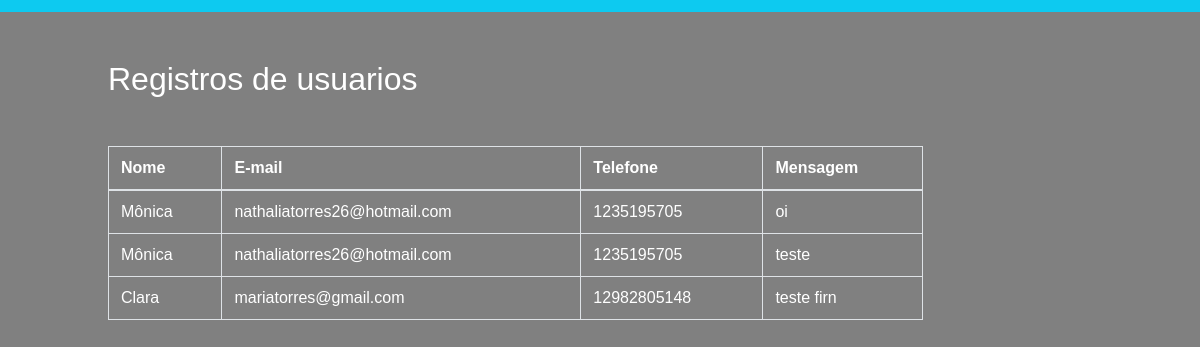
/processa.php, run on an earlier commit of the app's database.
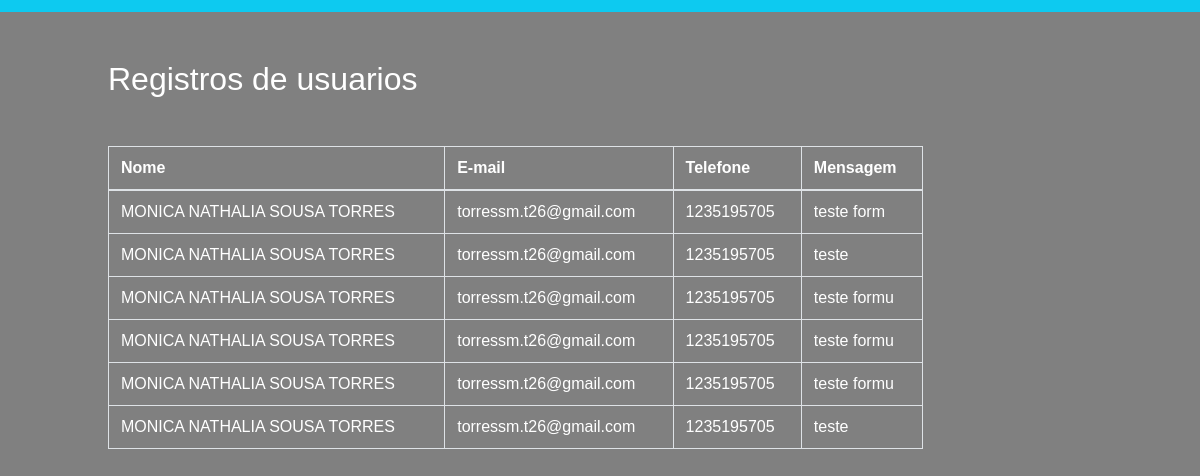
And on a later commit of the database.
### tables this page shows
CREATE TABLE `usuarios` (
  `id` int(11) NOT NULL,
  `nome` varchar(50) NOT NULL,
  `email` varchar(100) NOT NULL,
  `telefone` varchar(50) NOT NULL,
  `mensagem` varchar(300) NOT NULL
);

### processa.php (the view, shortened to what this page needs)
<?php
include_once("conexao.php");
$query = 'SELECT * FROM usuarios';
$query_run = mysqli_query($conn, $query);
?>
<!doctype html>
<html lang="en">
<head>
	<link rel="stylesheet" href="https://stackpath.bootstrapcdn.com/bootstrap/4.1.3/css/bootstrap.min.css">
	<link rel="stylesheet" type="text/css" href="style.css">
</head>
<body>
	<div class="container">
		<div class="row m-5">
			<div class="col-md-10">
				<h2 class="mb-5">Registros de usuarios</h2>
				<table class="table table-bordered">
					<thead>
						<tr>
							<th scope="col">Nome</th>
							<th scope="col">E-mail</th>
							<th scope="col">Telefone</th>
							<th scope="col">Mensagem</th>
						</tr>
					</thead>
					<tbody>
						<tr>
							<?php
							while($consulta = mysqli_fetch_assoc($query_run))
							{
								echo '<tr>';
								echo'<td>'.$consulta['nome'].'</td>';
								echo'<td>'.$consulta['email'].'</td>';
								echo'<td>'.$consulta['telefone'].'</td>';
								echo'<td>'.$consulta['mensagem'].'</td>';
								echo'</tr>';
							}
							?>
						</tr>
					</tbody>
				</table>
			</div>
		</div>
	</div>
</body>
</html>

### style.css (style rules this page uses)
body { background:#808080; border-top: 12px solid #0dcaf0; border-bottom: 12px solid #0dcaf0; height: 100vh; }
h1, label, .btn-info, h2, th, td { color: #fff!important; font-family: 'Montserrat', sans-serif!important; }

What changed in the data, as far as the page shows it:
removed usuarios: nome "Mônica", email "nathaliatorres26@hotmail.com", telefone "1235195705", mensagem "oi"
removed usuarios: nome "Mônica", email "nathaliatorres26@hotmail.com", telefone "1235195705", mensagem "teste"
removed usuarios: nome "Clara", email "mariatorres@gmail.com", telefone "12982805148", mensagem "teste firn"
added usuarios: nome "MONICA NATHALIA SOUSA TORRES", email "torressm.t26@gmail.com", telefone "1235195705", mensagem "teste form"
added usuarios: nome "MONICA NATHALIA SOUSA TORRES", email "torressm.t26@gmail.com", telefone "1235195705", mensagem "teste"
added usuarios: nome "MONICA NATHALIA SOUSA TORRES", email "torressm.t26@gmail.com", telefone "1235195705", mensagem "teste formu"
added usuarios: nome "MONICA NATHALIA SOUSA TORRES", email "torressm.t26@gmail.com", telefone "1235195705", mensagem "teste formu"
added usuarios: nome "MONICA NATHALIA SOUSA TORRES", email "torressm.t26@gmail.com", telefone "1235195705", mensagem "teste formu"
added usuarios: nome "MONICA NATHALIA SOUSA TORRES", email "torressm.t26@gmail.com", telefone "1235195705", mensagem "teste"
